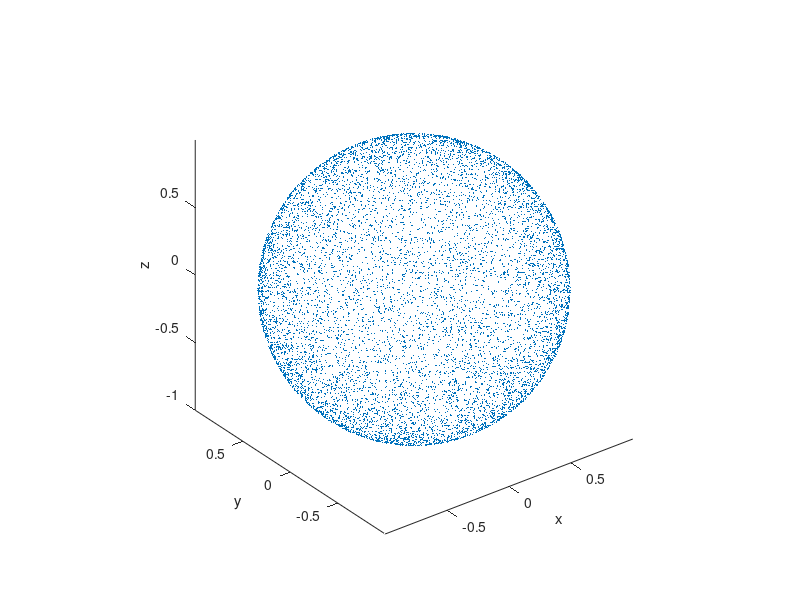

This chart was generated by the following MATLAB code:
close all
clear all

r= 1;
n=10000;
for i=n:-1:1
theta= asin(2*rand-1)-pi/2;
phi =2*pi*rand;

x(i)= r.*sin(theta).*sin(phi);
y(i)= r.*sin(theta).*cos(phi);
z(i)= r.*cos(theta);
end

%subplot(1,2,1);
h1=plot3(x,y,z,'.');
axis equal;
set(h1, 'MarkerSize', 1)
xlabel('x')
ylabel('y')
zlabel('z')

% for i=1:n
% theta= asin(2*randssp-1)-pi/2;
% phi =2*pi*randssp;
% 
% x(i)= r.*sin(theta).*sin(phi);
% y(i)= r.*sin(theta).*cos(phi);
% z(i)= r.*cos(theta);
% end
% 
% subplot(1,2,2);
% h2=plot3(x,y,z,'r.');
% axis equal;
% set(h2, 'MarkerSize', 1)